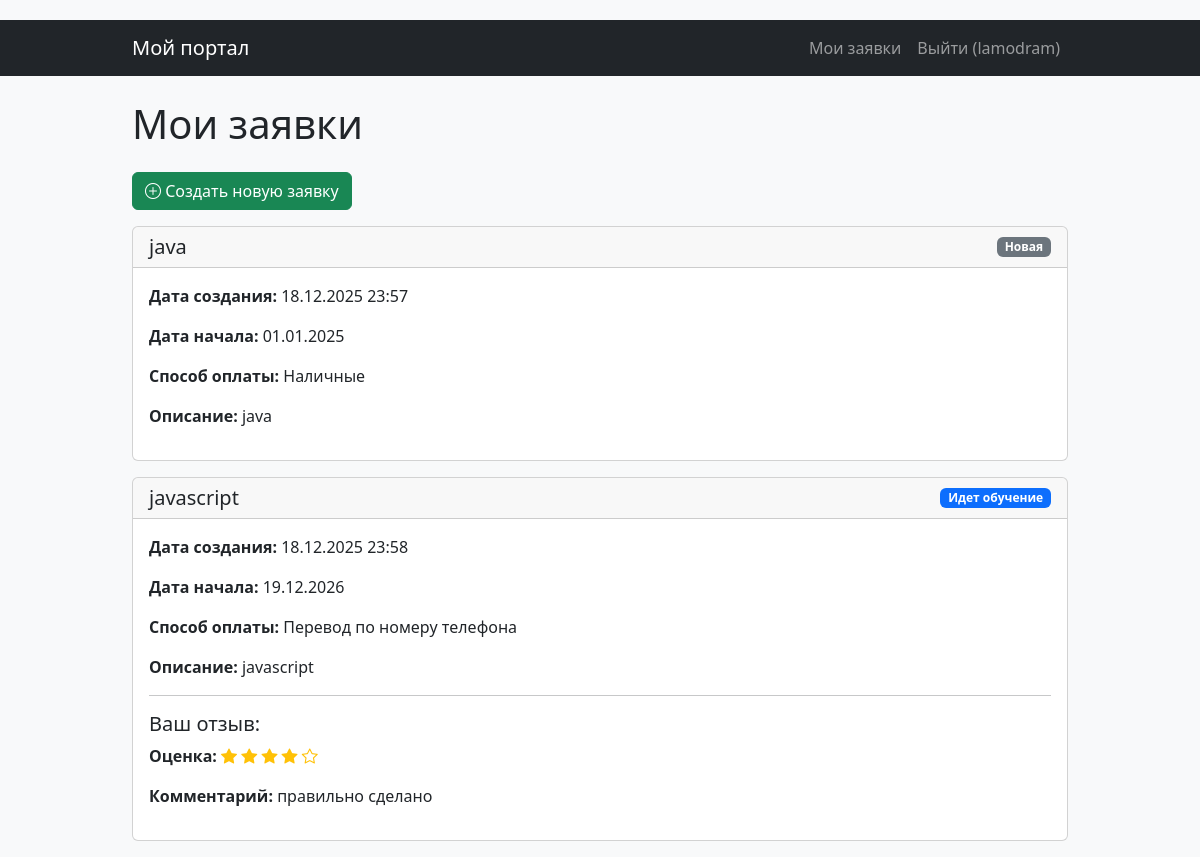
/applications/ (signed in), run on an earlier commit of the app's database.
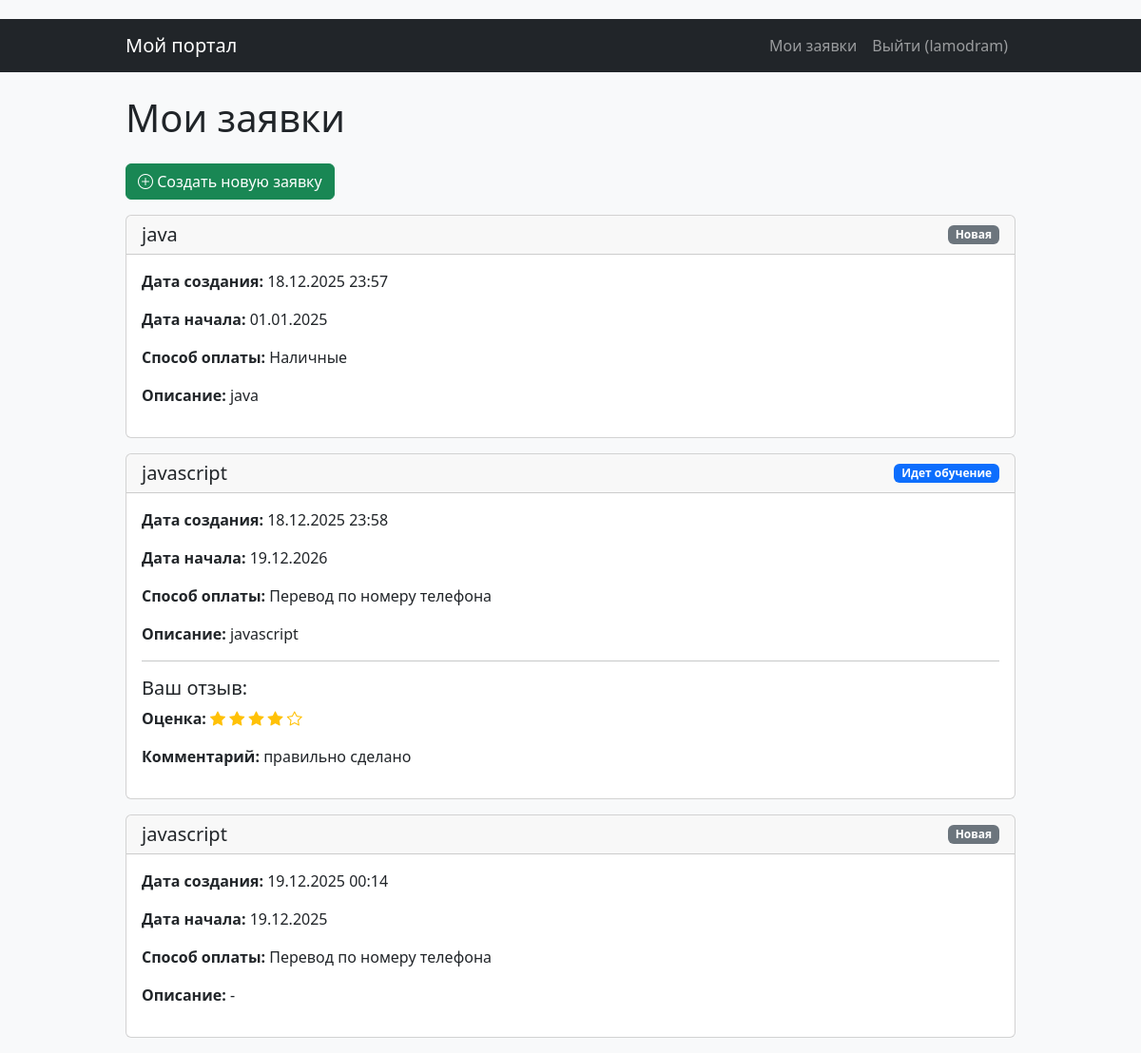
And on a later commit of the database.
### users/models.py (models this page shows, shortened)
class CustomUser(AbstractUser):
    full_name = models.CharField(
        max_length=100,
        validators=[RegexValidator(r'^[А-Яа-яЁё\s]+$', 'Только кириллица и пробелы')]
    )
    phone = models.CharField(
        max_length=20,
        validators=[RegexValidator(r'^8\(\d{3}\)\d{3}-\d{2}-\d{2}$', 'Формат: 8(XXX)XXX-XX-XX')]
    )
    email = models.EmailField(unique=True)
    username = models.CharField(
        max_length=30,
        unique=True,
        validators=[RegexValidator(r'^[a-zA-Z0-9]{6,}$', 'Латиница и цифры, минимум 6 символов')]
    )

class Application(models.Model):
    STATUS_CHOICES = [
        ('new', 'Новая'),  # ← Изначальный статус
        ('in_progress', 'Идет обучение'),  # ← Админ может сменить
        ('completed', 'Обучение завершено'),  # ← Финальный статус
    ]
    PAYMENT_CHOICES = [
        ('cash', 'Наличные'),
        ('transfer', 'Перевод по номеру телефона'),
    ]
    user = models.ForeignKey('CustomUser', on_delete=models.CASCADE, verbose_name='Пользователь')
    title = models.CharField('Наименование курса', max_length=200)
    start_date = models.DateField('Дата начала обучения', default='2025-01-01')
    payment_method = models.CharField('Способ оплаты', max_length=20, choices=PAYMENT_CHOICES, default='cash')
    description = models.TextField('Дополнительные пожелания', blank=True)
    created_at = models.DateTimeField('Дата создания', auto_now_add=True)
    status = models.CharField('Статус', max_length=20, choices=STATUS_CHOICES, default='new')

class Review(models.Model):
    application = models.OneToOneField(Application, on_delete=models.CASCADE, verbose_name='Заявка')
    user = models.ForeignKey('CustomUser', on_delete=models.CASCADE, verbose_name='Пользователь')
    rating = models.IntegerField('Оценка', validators=[MinValueValidator(1), MaxValueValidator(5)])
    comment = models.TextField('Комментарий', blank=True)
    created_at = models.DateTimeField('Дата создания', auto_now_add=True)

### users/views.py (the view, shortened to what this page needs)
# urls.py: path('applications/', views.applications_view, name='applications'),
@login_required
def applications_view(request):
    user_applications = Application.objects.filter(user=request.user)
    form = ReviewForm()
    applications_data = []
    for app in user_applications:
        try:
            review = Review.objects.get(application=app)
            has_review = True
        except Review.DoesNotExist:
            review = None
            has_review = False
        applications_data.append({
            'application': app,
            'has_review': has_review,
            'review': review
        })
    return render(request, 'applications.html', {
        'applications_data': applications_data,
        'form': form
    })

### templates/applications.html (shortened to what this page needs)
{% extends 'base.html' %}
{% block content %}
<h1 class="mb-4">Мои заявки</h1>
<a href="{% url 'create_application' %}" class="btn btn-success mb-3">
    <i class="bi bi-plus-circle"></i> Создать новую заявку
</a>
{% if applications_data %}
    {% for item in applications_data %}
        <div class="card mb-3">
            <div class="card-header d-flex justify-content-between align-items-center">
                <h5 class="mb-0">{{ item.application.title }}</h5>
                <span class="badge
                    {% if item.application.status == 'new' %}bg-secondary
                    {% elif item.application.status == 'in_progress' %}bg-primary
                    {% else %}bg-success{% endif %}">
                    {{ item.application.get_status_display }}
                </span>
            </div>
            <div class="card-body">
                <p><strong>Дата создания:</strong> {{ item.application.created_at|date:"d.m.Y H:i" }}</p>
                <p><strong>Дата начала:</strong> {{ item.application.start_date|date:"d.m.Y" }}</p>
                <p><strong>Способ оплаты:</strong> {{ item.application.get_payment_method_display }}</p>
                <p><strong>Описание:</strong> {{ item.application.description|default:"-" }}</p>
                {% if item.application.status == 'completed' and not item.has_review %}
                    <hr>
                    <h5>Оставить отзыв:</h5>
                    <form method="POST" class="row g-3">
                        {% csrf_token %}
                        <input type="hidden" name="application_id" value="{{ item.application.id }}">
                        <div class="col-md-3">
                            <label>Оценка (1-5):</label>
                            <input type="number" name="rating" class="form-control" min="1" max="5" required>
                        </div>
                        <div class="col-md-9">
                            <label>Комментарий:</label>
                            <textarea name="comment" class="form-control" rows="2"></textarea>
                        </div>
                        <div class="col-12">
                            <button type="submit" class="btn btn-primary">Отправить отзыв</button>
                        </div>
                    </form>
                {% elif item.has_review %}
                    <hr>
                    <h5>Ваш отзыв:</h5>
                    <p><strong>Оценка:</strong>
                        {% for i in "12345"|make_list %}
                            {% if forloop.counter <= item.review.rating %}
                                <i class="bi bi-star-fill text-warning"></i>
                            {% else %}
                                <i class="bi bi-star text-warning"></i>
                            {% endif %}
                        {% endfor %}
                    </p>
                    <p><strong>Комментарий:</strong> {{ item.review.comment|default:"-" }}</p>
                {% endif %}
            </div>
        </div>
    {% endfor %}
{% else %}
    <div class="alert alert-info">
        У вас еще нет заявок.
    </div>
{% endif %}
{% endblock %}

### templates/base.html (shortened to what this page needs)
<!DOCTYPE html>
<html lang="ru">
<head>
    <link href="https://cdn.jsdelivr.net/npm/bootstrap@5.3.0/dist/css/bootstrap.min.css" rel="stylesheet">
    <link rel="stylesheet" href="https://cdn.jsdelivr.net/npm/bootstrap-icons@1.10.0/font/bootstrap-icons.css">
</head>
<body>
    <nav class="navbar navbar-expand-lg navbar-dark bg-dark">
        <div class="container">
            <a class="navbar-brand" href="{% url 'home' %}">Мой портал</a>
            <div class="collapse navbar-collapse" id="navbarNav">
                <ul class="navbar-nav ms-auto">
                    {% if user.is_authenticated %}
                        <li class="nav-item">
                            <a class="nav-link" href="{% url 'applications' %}">Мои заявки</a>
                        </li>
                        <li class="nav-item">
                            <a class="nav-link" href="{% url 'logout' %}">Выйти ({{ user.username }})</a>
                        </li>
                    {% endif %}
                </ul>
            </div>
        </div>
    </nav>
    <div class="container mt-4">
        {% block content %}
        {% endblock %}
    </div>
</body>
</html>

### templates/base.html (style rules this page uses)
body { padding-top: 20px; background-color: #f8f9fa; }
.container { max-width: 960px; }

What changed in the data, as far as the page shows it:
added Application: application "javascript", application.status "Новая", application.created_at "19.12.2025 00:14", application.start_date "19.12.2025", application.payment_method "Перевод по номеру телефона", application.description "-"
